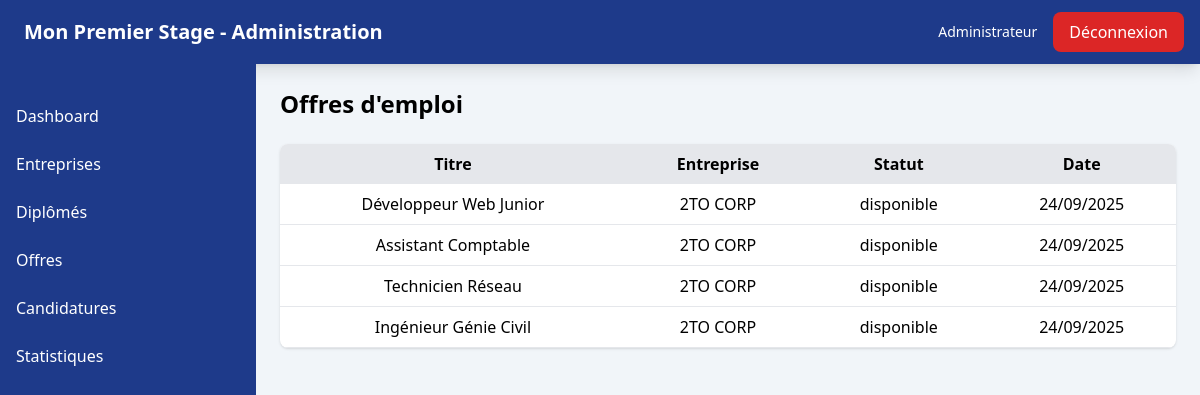
Page /administrateur/listeoffre/ on the committed database.
### app_premier_stage/models.py (models this page shows, shortened)
class OffreEmploi(models.Model):
    id_offre = models.UUIDField(primary_key=True, default=uuid.uuid4, editable=False)
    user = models.ForeignKey(
        settings.AUTH_USER_MODEL,
        on_delete=models.CASCADE,
        related_name="offres_entreprise",
        default=""
    )
    entreprise = models.ForeignKey(Entreprise, on_delete=models.CASCADE, related_name="offres")
    titre_poste = models.CharField(max_length=30, default="")
    domaine_poste = models.CharField(max_length=100,default="")
    description_offre = models.TextField(max_length=1000,default="",null=True, blank=True)
    type_offre = models.CharField(max_length=150,default="")
    type_contrat = models.CharField(max_length=150,default="",null=True, blank=True)
    competence_requis = models.CharField(max_length=250,default="",null=True, blank=True)
    duree_contrat = models.CharField(max_length=20,default="",null=True, blank=True)
    date_debut_offre = models.DateField()
    remuneration_offre = models.CharField(max_length=10,default="",null=True, blank=True)
    mission_offre = models.CharField(max_length=300,default="",null=True, blank=True)
    localisation_offre = models.CharField(max_length=100, default="")
    statut_offre = models.CharField(max_length=20,default="disponible")
    date_fin_candidature = models.DateField()
    created_at = models.DateTimeField(auto_now_add=True)

class Entreprise(models.Model):
    id_entreprise = models.UUIDField(primary_key=True, default=uuid.uuid4, editable=False)
    user = models.OneToOneField(
        settings.AUTH_USER_MODEL,
        on_delete=models.CASCADE,
        related_name="profil_entreprise"
    )
    nom_entreprise = models.CharField(max_length=30, default="")
    domaine_expertise = models.CharField(max_length=100, default="")
    telephone_entreprise = models.CharField(max_length=15,default="")
    email_entreprise = models.EmailField(default="")
    nombre_employe = models.CharField(max_length=20,default="",null=True, blank=True)
    site_entreprise = models.URLField(default="",null=True, blank=True)
    validation_entreprise = models.BooleanField(default=False)
    localisation_entreprise = models.CharField(max_length=30, default="")
    description_entreprise = models.CharField(max_length=100,default="",null=True, blank=True)
    created_at = models.DateTimeField(auto_now_add=True)

### app_premier_stage/views.py (the view)
# urls.py: path("administrateur/listeoffre/",views.ListeOffre,name="liste_offres"),
def ListeOffre(request):
    offres = OffreEmploi.objects.all()
    context = {
        "offres":offres
    }
    return render(request,"admin/liste_offres.html",context)

### app_premier_stage/templates/admin/liste_offres.html (shortened to what this page needs)
{% extends "admin/base_admin.html" %}
{% block content %}
<h1 class="text-2xl font-bold mb-6">Offres d'emploi</h1>
<table class="w-full bg-white shadow rounded-lg overflow-hidden">
  <thead class="bg-gray-200">
    <tr>
      <th class="px-4 py-2">Titre</th>
      <th class="px-4 py-2">Entreprise</th>
      <th class="px-4 py-2">Statut</th>
      <th class="px-4 py-2">Date</th>
    </tr>
  </thead>
  <tbody>
    {% for offre in offres %}
    <tr class="border-b">
      <td class="text-center px-4 py-2">{{ offre.titre_poste }}</td>
      <td class="text-center px-4 py-2">{{ offre.entreprise.nom_entreprise }}</td>
      <td class="text-center px-4 py-2">{{ offre.statut_offre }}</td>
      <td class="text-center px-4 py-2">{{ offre.created_at|date:"d/m/Y" }}</td>
    </tr>
    {% endfor %}
  </tbody>
</table>
{% endblock %}

### rows in the picture
OffreEmploi: titre_poste "Développeur Web Junior", entreprise.nom_entreprise "2TO CORP", statut_offre "disponible", created_at "24/09/2025"
OffreEmploi: titre_poste "Assistant Comptable", entreprise.nom_entreprise "2TO CORP", statut_offre "disponible", created_at "24/09/2025"
OffreEmploi: titre_poste "Technicien Réseau", entreprise.nom_entreprise "2TO CORP", statut_offre "disponible", created_at "24/09/2025"
OffreEmploi: titre_poste "Ingénieur Génie Civil", entreprise.nom_entreprise "2TO CORP", statut_offre "disponible", created_at "24/09/2025"
